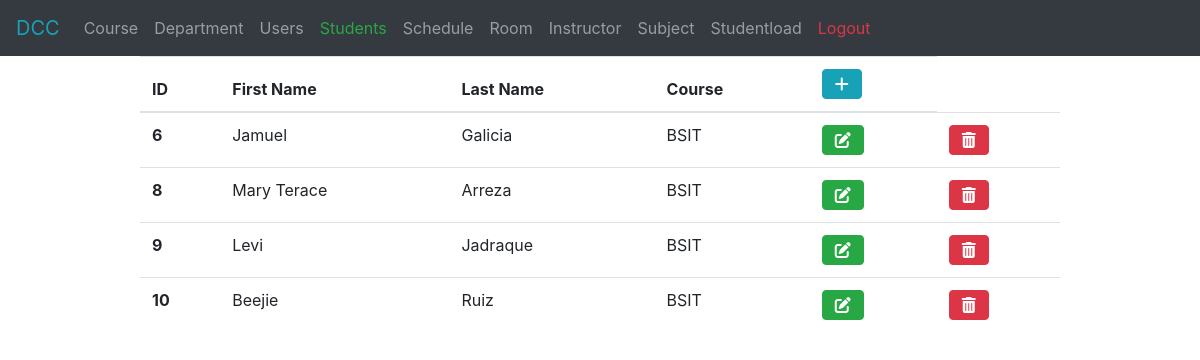
The page /pages/students.php (signed in) on the database its author committed.
### tables this page shows
CREATE TABLE `student` (
  `id` int(11) NOT NULL AUTO_INCREMENT,
  `firstname` varchar(50) DEFAULT NULL,
  `middlename` varchar(50) DEFAULT NULL,
  `lastname` varchar(50) DEFAULT NULL,
  `address` varchar(100) DEFAULT NULL,
  `gender` varchar(50) DEFAULT NULL,
  `birthdate` varchar(50) DEFAULT NULL,
  `birthplace` varchar(50) DEFAULT NULL,
  `nationality` varchar(50) DEFAULT NULL,
  `status` varchar(20) DEFAULT NULL,
  `contact` varchar(50) DEFAULT NULL,
  `course` varchar(50) DEFAULT NULL,
  `schedule` int(11) DEFAULT NULL,
  `email` varchar(45) DEFAULT NULL,
  `password` varchar(45) DEFAULT NULL,
  `role` varchar(45) DEFAULT NULL,
  PRIMARY KEY (`id`),
  UNIQUE KEY `email_UNIQUE` (`email`)
);

### pages/students.php (the view, shortened to what this page needs)
<?php
	include '../components/navigation.php';
	include '../styles.php';
	include '../db.php';
	?>
<html>
	<head>
	</head>
	<body>
		<div class="container">
			<div class="row">
				<div class="col-sm">
				</div>
				<div class="col-sm-10">
					<table class="table">
						<thead>
							<tr>
								<th scope="col">ID</th>
								<th scope="col">First Name</th>
								<th scope="col">Last Name</th>
								<th scope="col">Course</th>
								<th scope="col"><button type="button" onclick="window.location.href='./add-student.php'" class="btn btn-info"><i class="fas fa-plus"></i></button></th>
							</tr>
						</thead>
						<tbody>
							<?php
								$sql = "select * from student";
								$result = $conn->query($sql);
								if ($result->num_rows > 0) {
								    while ($row = $result->fetch_assoc()) {
								        ?>
							<tr>
								<th scope="row"><?php echo $row['id'] ?></th>
								<td><?php echo $row['firstname'] ?></td>
								<td><?php echo $row['lastname'] ?></td>
								<td><?php echo $row['course'] ?></td>
								<form action="./edit-student.php" method="post">
									<td><button type="submit" class="btn btn-success"><i class="fas fa-edit"></i></button></td>
								</form>
								<form action="../requests/delete-student.php" method="post">
									<td><button type="submit" class="btn btn-danger"><i class="fas fa-trash-alt"></i></button></td>
								</form>
								<?php }
									} ?>
						</tbody>
					</table>
				</div>
				<div class="col-sm">
				</div>
			</div>
		</div>
	</body>
</html>

### rows shown on the page
student: id "6", firstname "Jamuel", lastname "Galicia", course "BSIT"
student: id "8", firstname "Mary Terace", lastname "Arreza", course "BSIT"
student: id "9", firstname "Levi", lastname "Jadraque", course "BSIT"
student: id "10", firstname "Beejie", lastname "Ruiz", course "BSIT"
